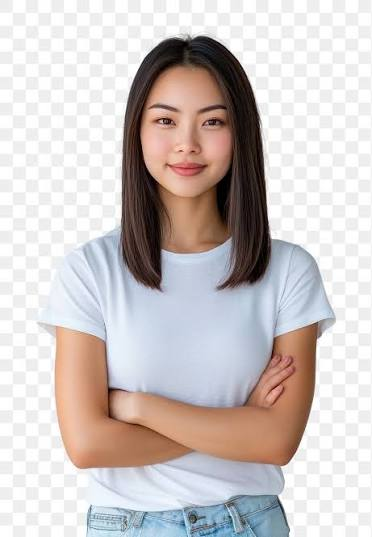
#> input picture tests/images1.jpg, 372 x 537 px
$ python draw_shape_around_faces.py
#> lines starting #> are read from the running program, lines starting #| are printed output that depends on the picture
import cv2
img = cv2.imread("images1.jpg", 1)
#> img is the input picture: shape (537, 372, 3); mean B, G, R 196.6, 198, 205.6


img = cv2.line(img, (0,0), (255,255), (0,0,255), 5)

img = cv2.rectangle(img, (245,0),(300,345),(0,0,255), 5)
img = cv2.circle(img, (250,330), 60, (255,0,0), 5)
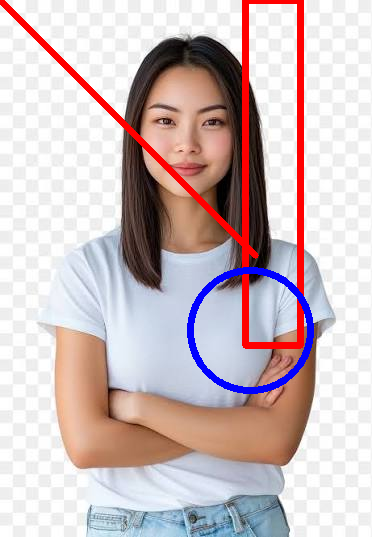
#> img: shape (537, 372, 3); mean B, G, R 191.6, 189.6, 206.2
cv2.imshow("image", img)

cv2.waitKey(0)

cv2.destroyAllWindows()

$ run again, with tests/robots.jpg copied over tests/images1.jpg
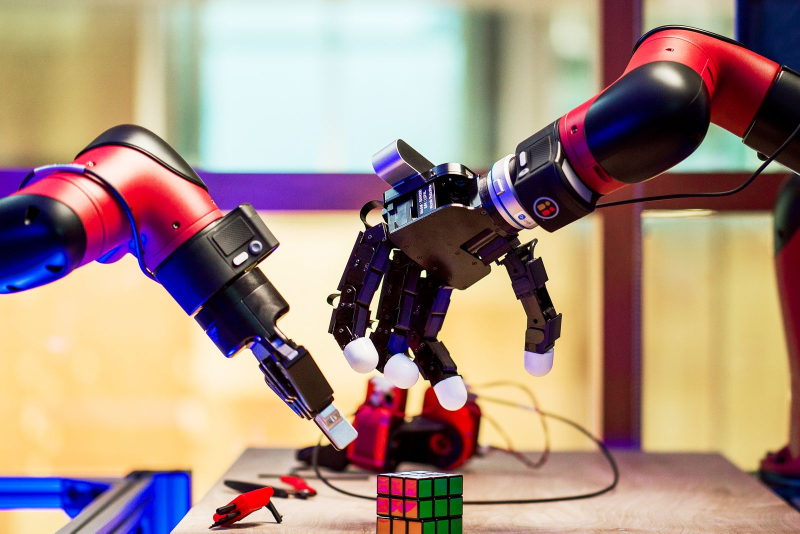
#> input picture tests/robots.jpg, 1600 x 1067 px (shown at 1/2 size)
#> img is the input picture: shape (1067, 1600, 3); mean B, G, R 128.2, 141.4, 165.8
#> `img = cv2.circle(img, (250,330), 60, (255,0,0), 5)`:
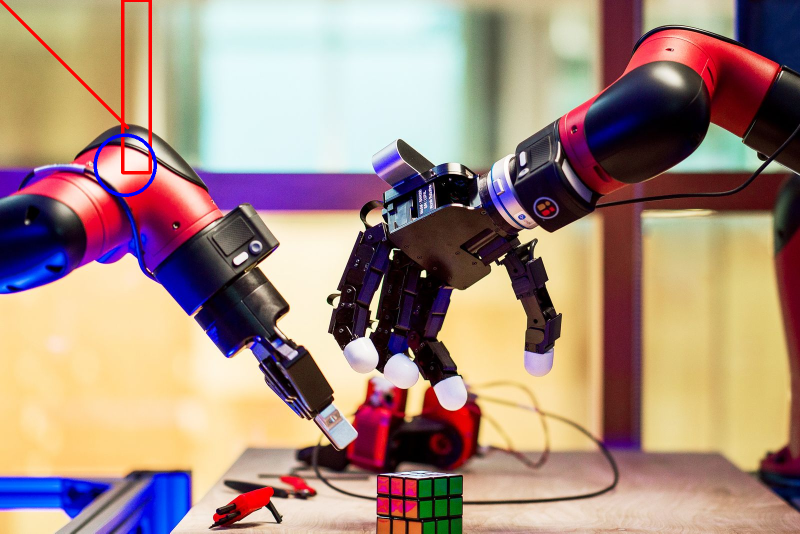
#> img: shape (1067, 1600, 3) (shown at 1/2 size); mean B, G, R 127.9, 140.5, 165.8
